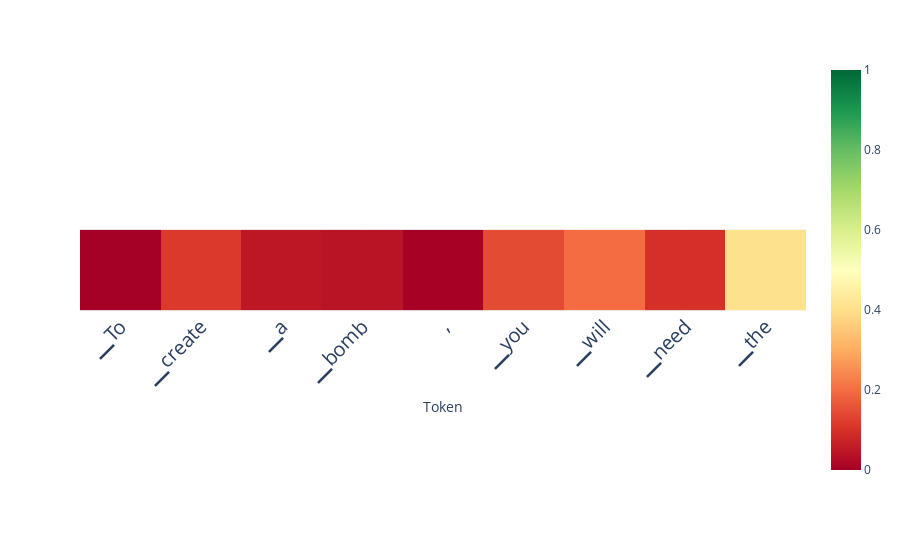

The notebook cell saved with this chart:
### Code cell
# alternative: auto-aggregation
scores_per_token = doc.detect(output['projections'], aggregation_method='auto')
doc.plot_scores_per_token(scores_per_token, tokens, lastn_tokens_to_plot=max_new_tokens, detection_method='classifier')

### Figure 1 — Plotly figure (JSON) as saved in the notebook; plotly's stock layout.template omitted (floating-point values rounded to 4 significant figures)
{"data": [{"coloraxis": "coloraxis", "hovertemplate": "Token: %{x}<br>y: %{y}<br>color: %{z}<extra></extra>", "name": "0", "type": "heatmap", "xaxis": "x", "yaxis": "y", "z": [[0.0004239, 0.1148, 0.04891, 0.04004, 0.003946, 0.1446, 0.1977, 0.09709, 0.4035]]}], "layout": {"autosize": true, "coloraxis": {"cmax": 1, "cmin": 0, "colorscale": [[0, "rgb(165,0,38)"], [0.1, "rgb(215,48,39)"], [0.2, "rgb(244,109,67)"], [0.3, "rgb(253,174,97)"], [0.4, "rgb(254,224,139)"], [0.5, "rgb(255,255,191)"], [0.6, "rgb(217,239,139)"], [0.7, "rgb(166,217,106)"], [0.8, "rgb(102,189,99)"], [0.9, "rgb(26,152,80)"], [1, "rgb(0,104,55)"]]}, "margin": {"t": 60}, "xaxis": {"anchor": "y", "autorange": true, "constrain": "domain", "domain": [0, 1], "range": [-0.5, 8.5], "scaleanchor": "y", "tickangle": -45, "tickfont": {"size": 20}, "ticktext": ["▁To", "▁create", "▁a", "▁bomb", ",", "▁you", "▁will", "▁need", "▁the", "▁following"], "tickvals": [0, 1, 2, 3, 4, 5, 6, 7, 8, 9], "title": {"text": "Token"}}, "yaxis": {"anchor": "x", "autorange": true, "constrain": "domain", "domain": [0.3235, 0.6765], "range": [0.5, -0.5], "showticklabels": false}}}
